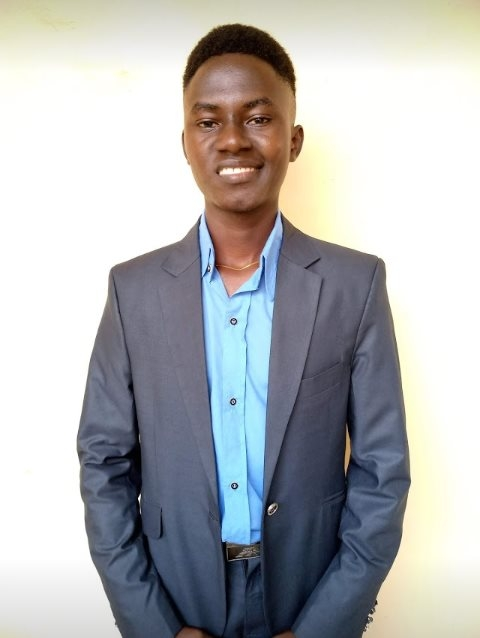
#> input picture Source Code/image to pencile sketch /images/image.jpg, 480 x 638 px
$ jupyter execute convert-image.ipynb
#> lines starting #> are read from the running program, lines starting #| are printed output that depends on the picture
[cell 1]
import cv2

# matplotlib uses RBG  color scheme while Open Cv uses BGR Color scheme

# 1 - reading image from computer
image = cv2.imread("images/image.jpg")
#> image is the input picture: shape (638, 480, 3); mean B, G, R 181.1, 179.9, 178.7

# 2- convert the image from BGR to RBG or a grayscale formate
grey_image = cv2.cvtColor(image, cv2.COLOR_BGR2RGB)

# 3 - inverting the grey_scale image i.e RGB image
invert_img = cv2.bitwise_not(grey_image)
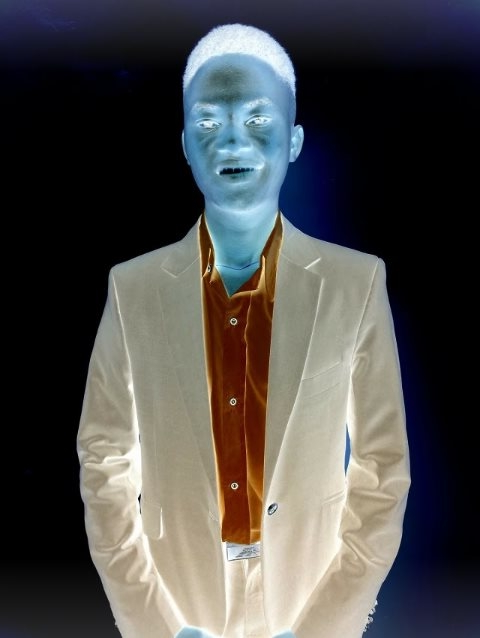
#> invert_img: shape (638, 480, 3); mean R, G, B 76.3, 75.1, 73.9

# 4- blur the image, the numbers are the kernel is the hernel blur ratio that is the larger the numbers the more blurer
bluring_image = cv2.GaussianBlur(invert_img, (21,21), 0)
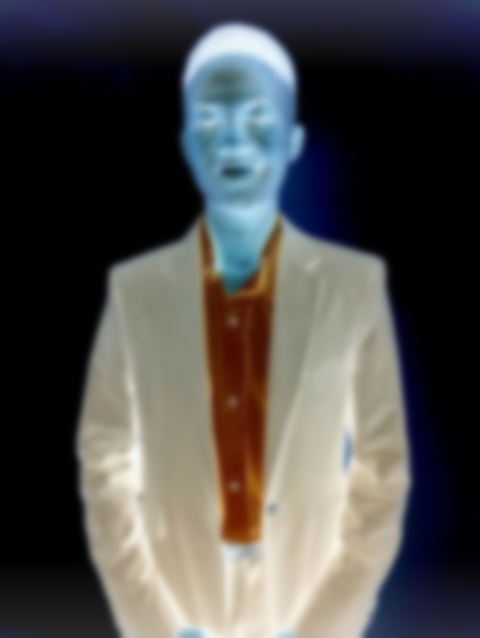
#> bluring_image: shape (638, 480, 3); mean R, G, B 76.3, 75.1, 73.9

# 5- invert the blure image
inverted_blur = cv2.bitwise_not(bluring_image)
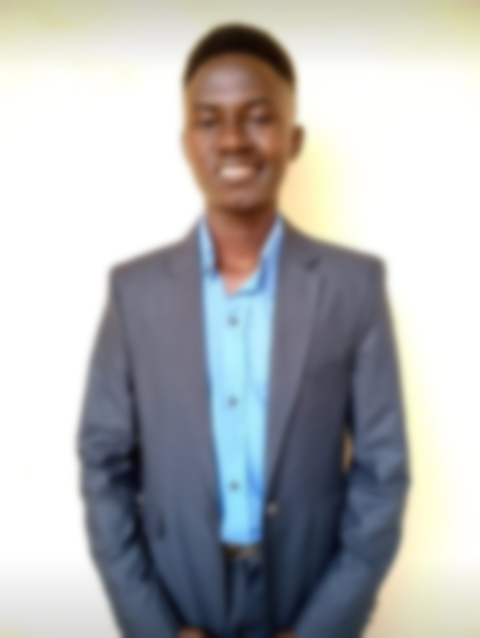
#> inverted_blur: shape (638, 480, 3); mean R, G, B 178.7, 179.9, 181.1
# or
# inverted_image = 255 - bluring_image
sketch_image = cv2.divide(grey_image, inverted_blur, scale = 256.0)
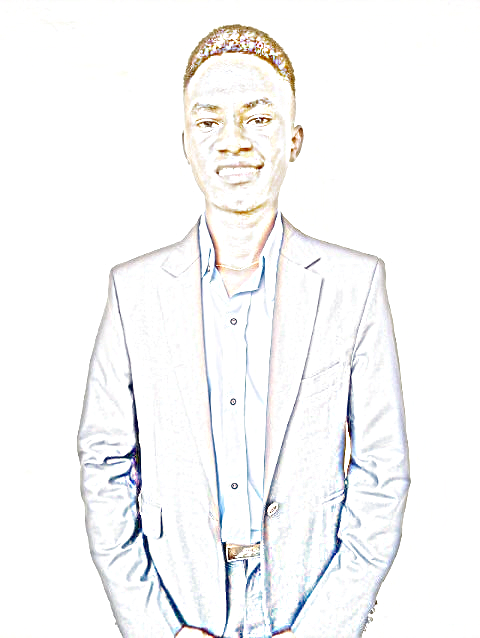
#> sketch_image: shape (638, 480, 3); mean R, G, B 247.3, 247.2, 247.5


# saving the sketch file
cv2.imwrite("sketch.png", sketch_image)

# displaing the sketch file on the screen
cv2.imshow('sketch.jpg', sketch_image)

cv2.waitKey(0)
# cv2.destroyAllWindows()
